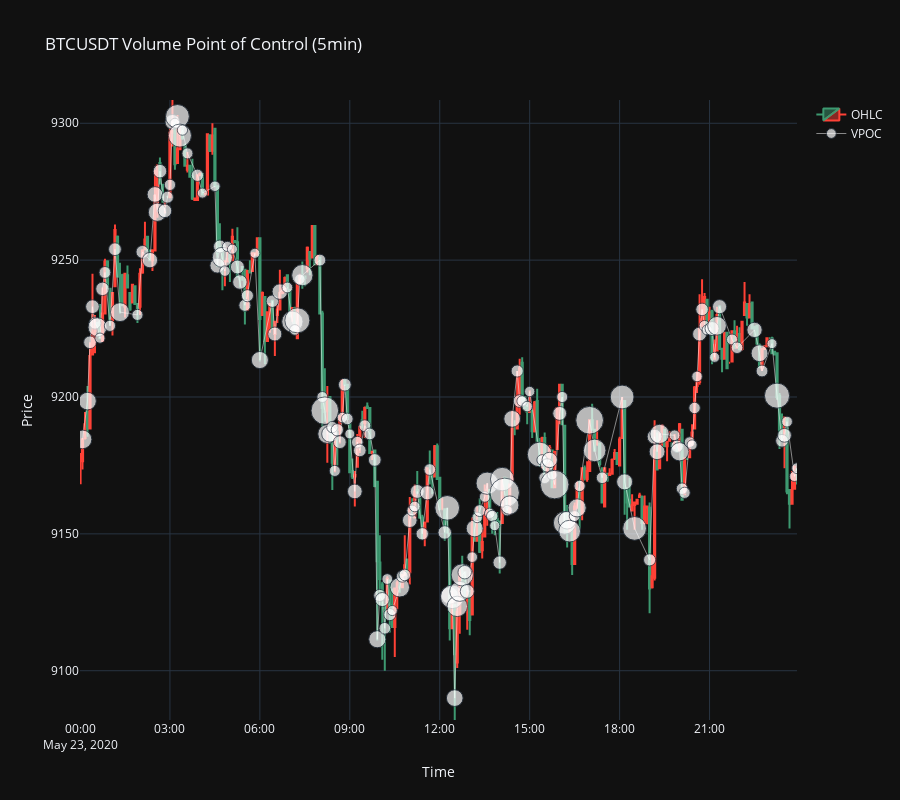

Notebook code cell kept with this figure:
### Code cell
import pandas as pd
import plotly.graph_objects as go

INTERVAL = '5min'

# Загрузка данных из файла
def load_data(file_path):
    df = pd.read_csv(file_path)
    df['timestamp'] = pd.to_datetime(df['timestamp'], unit='s')
    return df

# Рассчитать VPOC для каждого временного интервала с фильтрацией по минимальному объему
def calculate_vpoc(df, min_volume=None):
    """
    Вычисляет Volume Point of Control (VPOC) для каждого временного интервала с возможностью фильтрации по минимальному объему.

    Параметры:
        df (pd.DataFrame): Данные с колонками 'timestamp', 'price' и 'size'.
        min_volume (int, optional): Минимальный объем для фильтрации ценовых уровней.

    Возвращает:
        pd.DataFrame: Данные с колонками 'time_bin', 'vpoc_price', 'vpoc_volume'.
    """
    df['time_bin'] = df['timestamp'].dt.floor(INTERVAL)
    vpoc_data = []

    for time_bin, group in df.groupby('time_bin'):
        volume_profile = group.groupby('price')['size'].sum()

        # Применение фильтрации по минимальному объему, если указано
        if min_volume is not None:
            volume_profile = volume_profile[volume_profile >= min_volume]

        if not volume_profile.empty:
            vpoc_price = volume_profile.idxmax()
            vpoc_volume = volume_profile.max()
            vpoc_data.append([time_bin, vpoc_price, vpoc_volume])

    return pd.DataFrame(vpoc_data, columns=['time_bin', 'vpoc_price', 'vpoc_volume'])

# Построить график с использованием Plotly
def plot_vpoc(df, vpoc_df):
    fig = go.Figure()

    # Добавление свечного графика
    df['time_bin'] = df['timestamp'].dt.floor(INTERVAL)
    ohlc = df.groupby('time_bin').agg({
        'price': ['first', 'max', 'min', 'last']
    })
    ohlc.columns = ['open', 'high', 'low', 'close']
    ohlc.reset_index(inplace=True)

    fig.add_trace(go.Candlestick(
        x=ohlc['time_bin'],
        open=ohlc['open'],
        high=ohlc['high'],
        low=ohlc['low'],
        close=ohlc['close'],
        name='OHLC'
    ))

    # Нормализация объемов для определения размеров маркеров
    max_volume = vpoc_df['vpoc_volume'].max()
    min_marker_size = 5   # Минимальный размер маркера
    max_marker_size = 20  # Максимальный размер маркера

    # Функция для масштабирования объема к размеру маркера
    def scale_volume_to_size(volume):
        return ((volume / max_volume) * (max_marker_size - min_marker_size)) + min_marker_size

    # Применение функции масштабирования к столбцу 'vpoc_volume'
    vpoc_df['marker_size'] = vpoc_df['vpoc_volume'].apply(scale_volume_to_size)

    # Добавление VPOC с динамическими размерами маркеров
    fig.add_trace(go.Scatter(
        x=vpoc_df['time_bin'],
        y=vpoc_df['vpoc_price'],
        mode='markers+lines',
        name='VPOC',
        line=dict(color='white', width=0.5),
        marker=dict(
            color='white',
            symbol="circle",
            size=vpoc_df['marker_size'],  # Установка размера маркера
            sizemode='diameter',           # Режим размера маркера
            sizeref=0.68,                     # Коэффициент масштабирования размера маркера
            sizemin=min_marker_size        # Минимальный размер маркера
        )
    ))

    fig.update_layout(
        title=f"BTCUSDT Volume Point of Control ({INTERVAL})",
        xaxis_title='Time',
        yaxis_title='Price',
        template='plotly_dark',
        xaxis_rangeslider_visible=False,
        height=800
    )
        # Фиксация масштаба осей
    fig.update_xaxes(
        fixedrange=True,  # Запретить изменение масштаба по оси X
        range=[ohlc_df['time_bin'].min(), ohlc_df['time_bin'].max()]
    )
    fig.update_yaxes(
        fixedrange=True,  # Запретить изменение масштаба по оси Y
        range=[ohlc_df['low'].min(), ohlc_df['high'].max()]
    )
    fig.show()

# Основной процесс
if __name__ == '__main__':
    file_path = './BTCUSDT2020-05-23.csv'

    # Загрузка данных
    df = load_data(file_path)

    # Расчет VPOC с фильтрацией по минимальному объему
    min_volume = 5  # Установите минимальный объем для фильтрации, или None для отключения фильтрации
    vpoc_df = calculate_vpoc(df, min_volume=min_volume)

    # Построение графика
    plot_vpoc(df, vpoc_df)

### Figure 1 — Plotly figure (JSON) as saved in the notebook; plotly's stock layout.template omitted (floating-point values rounded to 4 significant figures; data arrays with more than 128 entries replaced by an {"elided": "..."} marker saying what was removed)
{"data": [{"close": {"elided": "288 float values"}, "high": {"elided": "288 float values"}, "low": {"elided": "288 float values"}, "name": "OHLC", "open": {"elided": "288 float values"}, "type": "candlestick", "x": {"elided": "288 str values"}}, {"line": {"color": "white", "width": 0.5}, "marker": {"color": "white", "size": {"elided": "171 float values"}, "sizemin": 5, "sizemode": "diameter", "sizeref": 0.68, "symbol": "circle"}, "mode": "markers+lines", "name": "VPOC", "type": "scatter", "x": {"elided": "171 str values"}, "y": {"elided": "171 float values"}}], "layout": {"height": 800, "title": {"text": "BTCUSDT Volume Point of Control (5min)"}, "xaxis": {"fixedrange": true, "range": ["2020-05-23T00:00:00", "2020-05-23T23:55:00"], "rangeslider": {"visible": false}, "title": {"text": "Time"}}, "yaxis": {"fixedrange": true, "range": [9082, 9308.0], "title": {"text": "Price"}}}}
